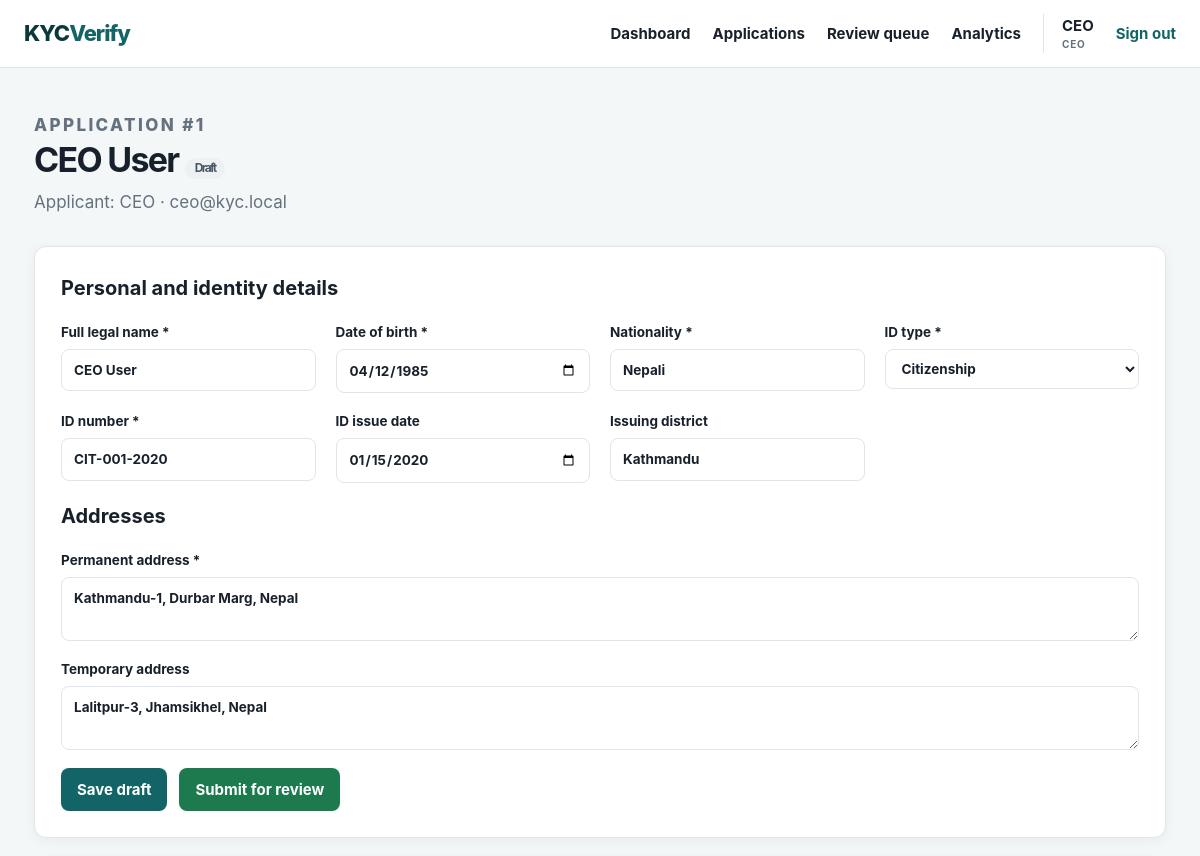
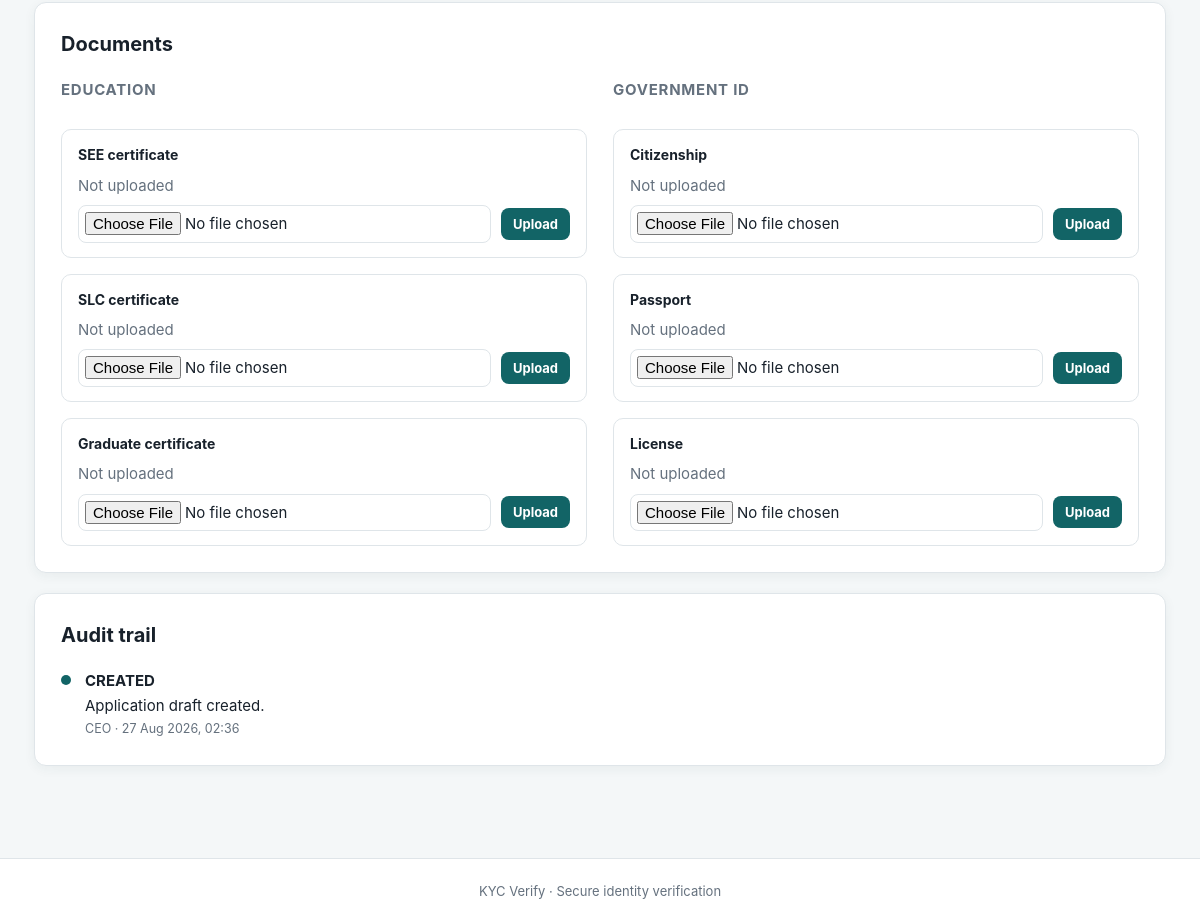
Page /?page=application&id=1 (signed in) on the committed database (2 pictures, top to bottom).
### tables this page shows
CREATE TABLE applications (
    id INT UNSIGNED AUTO_INCREMENT PRIMARY KEY,
    applicant_id INT UNSIGNED NOT NULL,
    reviewer_id INT UNSIGNED NULL,
    status ENUM(
        'DRAFT',
        'SUBMITTED',
        'UNDER_REVIEW',
        'APPROVED',
        'REJECTED',
        'RESUBMISSION_REQUESTED'
    ) NOT NULL DEFAULT 'DRAFT',
    full_name VARCHAR(160) NULL,
    date_of_birth DATE NULL,
    nationality VARCHAR(100) NULL,
    id_type VARCHAR(60) NULL,
    id_number VARCHAR(100) NULL,
    id_issue_date DATE NULL,
    issuing_district VARCHAR(100) NULL,
    review_notes TEXT NULL,
    reviewed_at DATETIME NULL,
    created_at TIMESTAMP NOT NULL DEFAULT CURRENT_TIMESTAMP,
    updated_at TIMESTAMP NOT NULL DEFAULT CURRENT_TIMESTAMP ON UPDATE CURRENT_TIMESTAMP,
    CONSTRAINT fk_applicant FOREIGN KEY (applicant_id) REFERENCES users (id) ON DELETE CASCADE,
    CONSTRAINT fk_reviewer FOREIGN KEY (reviewer_id) REFERENCES users (id) ON DELETE SET NULL,
    INDEX idx_status (status),
    INDEX idx_applicant (applicant_id),
    INDEX idx_updated (updated_at),
    INDEX idx_created (created_at)
);

CREATE TABLE users (
    id INT UNSIGNED AUTO_INCREMENT PRIMARY KEY,
    username VARCHAR(120) NOT NULL,
    email VARCHAR(190) NOT NULL UNIQUE,
    password_hash VARCHAR(255) NOT NULL,
    created_at TIMESTAMP NOT NULL DEFAULT CURRENT_TIMESTAMP
);

CREATE TABLE addresses (
    user_id INT UNSIGNED PRIMARY KEY,
    permanent_address TEXT NOT NULL,
    temporary_address TEXT NULL,
    updated_at TIMESTAMP NOT NULL DEFAULT CURRENT_TIMESTAMP ON UPDATE CURRENT_TIMESTAMP,
    CONSTRAINT fk_addresses_user FOREIGN KEY (user_id) REFERENCES users (id) ON DELETE CASCADE
);

CREATE TABLE audit_logs (
    id INT UNSIGNED AUTO_INCREMENT PRIMARY KEY,
    application_id INT UNSIGNED NOT NULL,
    actor_id INT UNSIGNED NULL,
    action VARCHAR(60) NOT NULL,
    detail TEXT NULL,
    created_at TIMESTAMP NOT NULL DEFAULT CURRENT_TIMESTAMP,
    CONSTRAINT fk_audit_application FOREIGN KEY (application_id) REFERENCES applications (id) ON DELETE CASCADE,
    CONSTRAINT fk_audit_actor FOREIGN KEY (actor_id) REFERENCES users (id) ON DELETE SET NULL,
    INDEX idx_application (application_id)
);

### index.php (called while the page is built, shortened)
<?php
require_once __DIR__ . '/functions.php';
require_once __DIR__ . '/auth.php';
require_once __DIR__ . '/layout.php';
$u    = user();
$page = $_GET['page'] ?? ($u ? 'dashboard' : 'login');
require __DIR__ . '/pages/' . $page . '.php';

### auth.php (called while the page is built, shortened)
<?php
function user(): ?array
{
    return $_SESSION['user'] ?? null;
}
function is_staff(): bool
{
    $u = user();
    return $u !== null && in_array($u['role'], STAFF_ROLES, true);
}
function role_label(string $role): string
{
    return ucwords(strtolower(str_replace('_', ' ', $role)));
}

### database.php (called while the page is built, shortened)
<?php
function db(): PDO {
    static $pdo = null;
    if ($pdo === null) {
        $pdo = new PDO('mysql:host=' . DB_HOST . ';dbname=' . DB_NAME . ';charset=utf8mb4', DB_USER, DB_PASS, [
            PDO::ATTR_ERRMODE => PDO::ERRMODE_EXCEPTION,
            PDO::ATTR_DEFAULT_FETCH_MODE => PDO::FETCH_ASSOC,
            PDO::ATTR_EMULATE_PREPARES => false,
        ]);
    }
    return $pdo;
}

### pages/application.php (the view, shortened to what this page needs)
<?php
$u  = require_login();
$id = (int) ($_GET['id'] ?? 0);
$app = application_for($id);
$isOwner   = $app['applicant_id'] == $u['id'];
$editable  = $isOwner && in_array($app['status'], ['DRAFT', 'RESUBMISSION_REQUESTED'], true);
$s = db()->prepare('SELECT * FROM education WHERE user_id = ?');
$s->execute([$app['applicant_id']]);
$education = $s->fetch() ?: [];
$s = db()->prepare('SELECT * FROM additional_documents WHERE user_id = ?');
$s->execute([$app['applicant_id']]);
$additional = $s->fetch() ?: [];
$s = db()->prepare('SELECT l.*, u.username actor_name
                    FROM audit_logs l LEFT JOIN users u ON u.id = l.actor_id
                    WHERE application_id = ? ORDER BY l.created_at DESC');
$s->execute([$id]);
$audit = $s->fetchAll();
header_html('Application #' . $id);
?>
<div class="hero compact">
    <div>
        <p class="eyebrow">APPLICATION #<?= $id ?></p>
        <h1><?= e($app['full_name'] ?: 'New application') ?> <?= badge($app['status']) ?></h1>
        <p>Applicant: <?= e($app['applicant_name']) ?> · <?= e($app['applicant_email']) ?></p>
    </div>
</div>
<?php if ($editable): ?>
    <form method="post" class="card form-grid" enctype="multipart/form-data">
        <h2 class="grid-span">Personal and identity details</h2>
        <label>Full legal name *
            <input name="full_name" value="<?= e($app['full_name']) ?>" required>
        </label>
        <label>Date of birth *
            <input type="date" name="date_of_birth" value="<?= e($app['date_of_birth']) ?>" required>
        </label>
        <label>Nationality *
            <input name="nationality" value="<?= e($app['nationality']) ?>" required>
        </label>
        <label>ID type *
            <select name="id_type" required>
                <?php foreach (['Citizenship', 'Passport', 'Driver License', 'National ID'] as $v): ?>
                    <option <?= $app['id_type'] === $v ? 'selected' : '' ?>><?= e($v) ?></option>
                <?php endforeach; ?>
            </select>
        </label>
        <label>ID number *
            <input name="id_number" value="<?= e($app['id_number']) ?>" required>
        </label>
        <label>ID issue date
            <input type="date" name="id_issue_date" value="<?= e($app['id_issue_date']) ?>">
        </label>
        <label>Issuing district
            <input name="issuing_district" value="<?= e($app['issuing_district']) ?>">
        </label>
        <h2 class="grid-span">Addresses</h2>
        <label class="grid-span">Permanent address *
            <textarea name="permanent_address" rows="2" required><?= e($app['permanent_address']) ?></textarea>
        </label>
        <label class="grid-span">Temporary address
            <textarea name="temporary_address" rows="2"><?= e($app['temporary_address']) ?></textarea>
        </label>
        <div class="grid-span form-actions">
            <button class="button button-primary" name="action" value="save_application">Save draft</button>
            <?php if (in_array($app['status'], ['DRAFT', 'RESUBMISSION_REQUESTED'], true)): ?>
                <button class="button button-success" name="action" value="submit"
                        onclick="return confirm('Submit this application for review? The review team will be notified.');">
                    Submit for review
                </button>
            <?php endif; ?>
        </div>
    </form>
<?php endif; ?>
<div class="card">
    <h2>Documents</h2>
    <div class="docs-grid">
        <div class="doc-group">
            <h3>Education</h3>
            <?php foreach (['see_document' => 'SEE certificate', 'slc_document' => 'SLC certificate', 'graduate_document' => 'Graduate certificate'] as $col => $label): ?>
                <div class="doc-item">
                    <strong><?= $label ?></strong>
                    <?= document_link($education[$col] ?? null, (int) $app['applicant_id']) ?>
                    <?php if ($editable): ?>
                        <form method="post" class="doc-upload" enctype="multipart/form-data">
                            <input type="file" name="document" accept=".jpg,.jpeg,.png,.pdf" required>
                            <button class="button button-small">Upload</button>
                        </form>
                    <?php endif; ?>
                </div>
            <?php endforeach; ?>
        </div>
        <div class="doc-group">
            <h3>Government ID</h3>
            <?php foreach (['citizenship_document' => 'Citizenship', 'passport_document' => 'Passport', 'license_document' => 'License'] as $col => $label): ?>
                <div class="doc-item">
                    <strong><?= $label ?></strong>
                    <?= document_link($additional[$col] ?? null, (int) $app['applicant_id']) ?>
                    <?php if ($editable): ?>
                        <form method="post" class="doc-upload" enctype="multipart/form-data">
                            <input type="file" name="document" accept=".jpg,.jpeg,.png,.pdf" required>
                            <button class="button button-small">Upload</button>
                        </form>
                    <?php endif; ?>
                </div>
            <?php endforeach; ?>
        </div>
    </div>
</div>
<div class="card">
    <h2>Audit trail</h2>
    <?php if (!$audit): ?>
        <p class="empty">No events recorded yet.</p>
    <?php else: ?>
        <ol class="timeline">
            <?php foreach ($audit as $entry): ?>
                <li>
                    <span class="tl-dot"></span>
                    <div>
                        <strong><?= e($entry['action']) ?></strong>
                        <?php if ($entry['detail']): ?><p><?= e($entry['detail']) ?></p><?php endif; ?>
                        <small class="muted"><?= e($entry['actor_name'] ?? 'System') ?> · <?= e(date('d M Y, H:i', strtotime($entry['created_at']))) ?></small>
                    </div>
                </li>
            <?php endforeach; ?>
        </ol>
    <?php endif; ?>
</div>
<?php
footer_html();

### layout.php (shortened to what this page needs)
<?php
function header_html(string $title): void
{
    $u = user();
    $nav = [];
    if ($u) {
        $nav[] = ['dashboard', 'Dashboard'];
        $nav[] = ['applications', 'Applications'];
        if (is_staff()) {
            $nav[] = ['review', 'Review queue'];
        }
        if ($u['role'] === 'CEO') {
            $nav[] = ['ceo', 'Analytics'];
        }
    }
    ?>
<!doctype html>
<html lang="en">
<head>
    <?php
    $cssFile = __DIR__ . '/assets/style.css';
    $cssVersion = is_file($cssFile) ? (string) filemtime($cssFile) : '1';
    ?>
    <link rel="stylesheet" href="assets/style.css?v=<?= e($cssVersion) ?>">
</head>
<body>
<header>
    <a class="brand" href="?page=dashboard">KYC<span>Verify</span></a>
    <?php if ($u): ?>
        <nav>
            <?php foreach ($nav as [$href, $label]): ?>
                <a href="?page=<?= $href ?>"><?= e($label) ?></a>
            <?php endforeach; ?>
            <span class="user">
                <?= e($u['username']) ?>
                <small><?= e(role_label($u['role'])) ?></small>
            </span>
            <form method="post" class="inline">
                <button class="link" name="action" value="logout">Sign out</button>
            </form>
        </nav>
    <?php endif; ?>
</header>
<main>
<?php
}
function footer_html(): void
{
    ?>
</main>
<footer><?= APP_NAME ?> · Secure identity verification</footer>
</body>
</html>
<?php
}

### functions.php (shortened to what this page needs)
<?php
require_once __DIR__ . '/database.php';
function e(?string $value): string
{
    return htmlspecialchars((string) $value, ENT_QUOTES, 'UTF-8');
}
function application_for(int $id): ?array
{
    $sql = 'SELECT a.*,
                   u.username  AS applicant_name,
                   u.email     AS applicant_email,
                   r.username  AS reviewer_name,
                   ad.permanent_address,
                   ad.temporary_address
            FROM applications a
            JOIN users u        ON u.id = a.applicant_id
            LEFT JOIN users r   ON r.id = a.reviewer_id
            LEFT JOIN addresses ad ON ad.user_id = a.applicant_id
            WHERE a.id = ?';
    $s = db()->prepare($sql);
    $s->execute([$id]);
    return $s->fetch() ?: null;
}
function status_class(string $status): string
{
    return strtolower(str_replace('_', '-', $status));
}
function format_status(string $status): string
{
    return ucwords(strtolower(str_replace('_', ' ', $status)));
}
function badge(string $status): string
{
    return '<span class="badge badge-' . status_class($status) . '">' . e(format_status($status)) . '</span>';
}
function document_link(?string $file, int $userId): string
{
    if (!$file) {
        return '<span class="muted">Not uploaded</span>';
    }
    return '<a href="uploads/users/' . $userId . '/' . rawurlencode($file) . '" target="_blank" rel="noopener">View uploaded document</a>';
}

### rows in the picture
applications: applicant.username "CEO", full_name "CEO User", status "Draft", applicant.email "ceo@kyc.local", date_of_birth "04/12/1985", nationality "Nepali", id_number "CIT-001-2020", id_issue_date "01/15/2020", issuing_district "Kathmandu", permanent_address "Kathmandu-1, Durbar Marg, Nepal", temporary_address "Lalitpur-3, Jhamsikhel, Nepal"
audit_logs: action "CREATED", detail "Application draft created.", actor.username "CEO", created_at "27 Aug 2026, 02:36"

### other values in the picture
$label "Dashboard"
$label "Applications"
$label "Review queue"
$label "Analytics"
$id "1"
$label "SEE certificate"
$label "SLC certificate"
$label "Graduate certificate"
$label "Citizenship"
$label "Passport"
$label "License"
APP_NAME "KYC Verify"
form field id_type "Citizenship"
